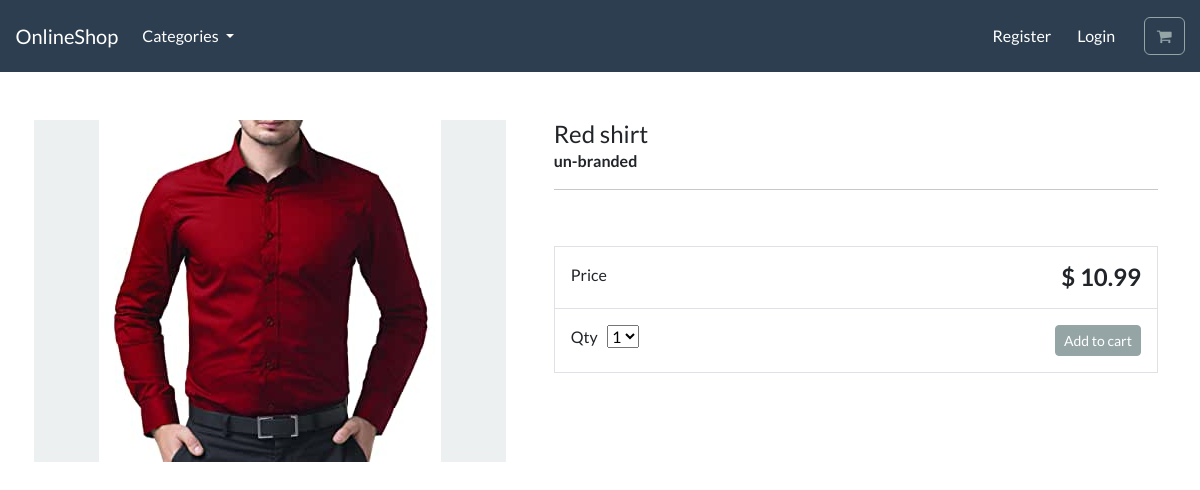
The app's page /product/red-shirt/ with its own data.
### store/models.py (models this page shows, shortened)
class Product(models.Model):
    category = models.ForeignKey(Category, related_name='product', on_delete = models.CASCADE, null=True)
    title = models.CharField(max_length=200)
    brand = models.CharField(max_length=200, default='un-branded')
    description = models.TextField(blank=True)
    slug = models.SlugField(max_length=250)
    price = models.DecimalField(max_digits=4, decimal_places=2)
    image = models.ImageField(upload_to='images/')
    class Meta:
        verbose_name_plural = 'products'

### store/views.py (the view)
# urls.py: path('product/<slug:product_slug>/',views.product_info,name='product-info'),
def product_info(request, product_slug):
    product = get_object_or_404(Product, slug=product_slug)
    context = {'product': product}
    return render(request,'store/product-info.html',context)

### cart/context_processors.py (called while the page is built)
def cart(request):
    return{'cart': Cart(request)}

### store/models.py (called while the page is built)
    def get_absolute_url(self):
        return reverse('list-category',args=[self.slug])

### store/views.py (called while the page is built)
def categories(request):
    all_categories = Category.objects.all()
    return{'all_categories': all_categories}

### store/templates/store/product-info.html (shortened to what this page needs)
{% extends "./base.html" %}
{% load static %}
{% block content %}
<div class="container">
    <main class="pt-5">
        <div class="row g-3">
            <div class="col-md-5 col-lg-5 order-md-first bg-light">
                <img class="img-fluid mx-auto d-block" alt="Responsive image" src="{{product.image.url}}">
            </div>
            <div class="col-md-7 col-lg-7 ps-md-3 ps-lg-5">
                <h1 class="mb-0 h4"> {{product.title}}</h1>
                <strong>{{product.brand}}</strong>
                <hr>
                <br>
                <div class="border">
                    <div class="col border-bottom">
                        <div class="row p-3">
                            <div class="col-6"> Price </div>
                            <div class="col-6 text-end"><span class="h4 fw-bold">$ {{product.price}}</span></div>
                        </div>
                    </div>
                    <div class="col">
                        <div class="row p-3">
                            <div class="col-6">
                                <label for="select">Qty</label>
                                <select id="select">
                                    <option value="1">1</option>
                                </select>
                            </div>
                            <div class="col-6 text-end">
                                <button type="button" id="add-button" value="" class="btn btn-secondary btn-sm">
                                Add to cart
                                </button>
                            </div>
                        </div>
                    </div>
                </div>
            </div>
        </div>
    </main>
    <br>
</div>
{% endblock %}

### records on screen
Product: image (picture), title "Red shirt", brand "un-branded", price "10.99"
